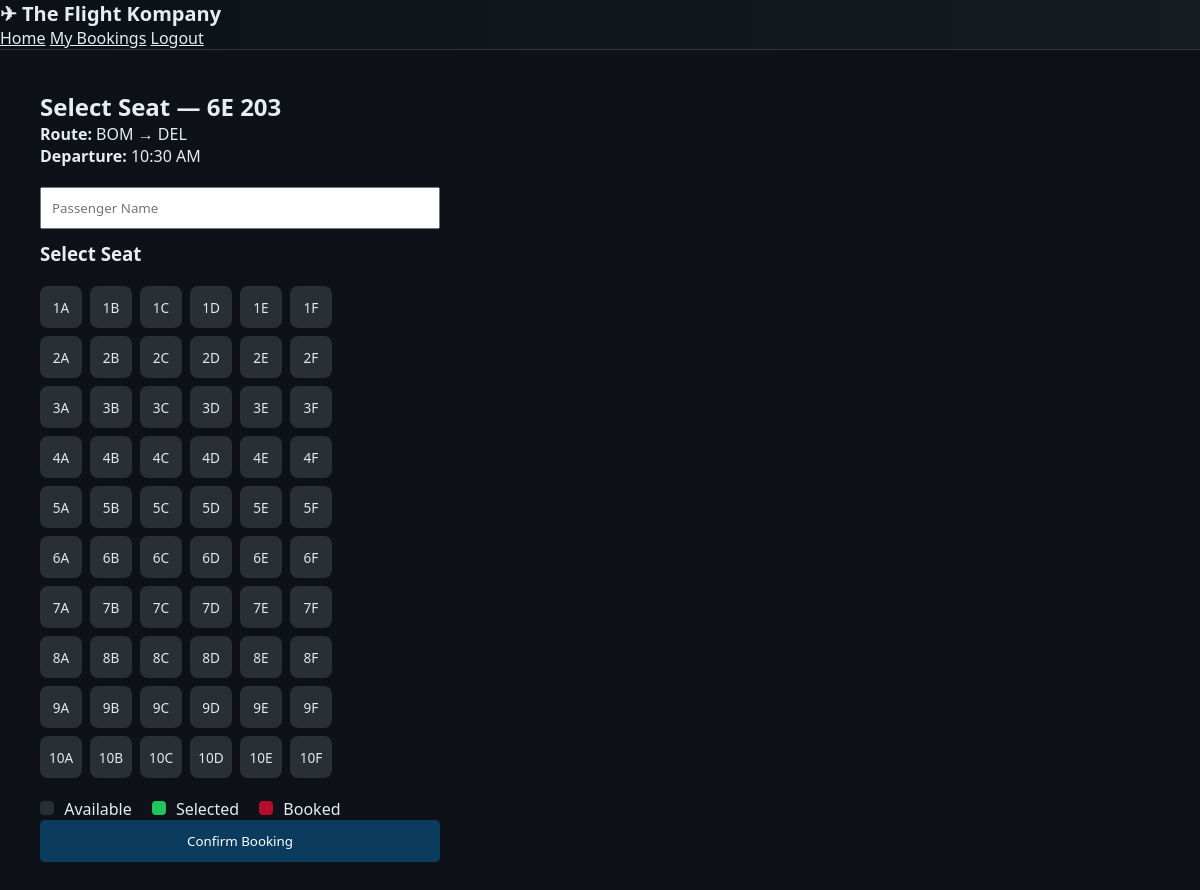
Page /book/1 (signed in) on the committed database.
### models/flight.py (models this page shows, shortened)
class Flight(db.Model):
    __tablename__ = "flight"
    id = db.Column(db.Integer, primary_key=True)
    flight_number = db.Column(db.String(20), nullable=False)
    source = db.Column(db.String(10), nullable=False)
    destination = db.Column(db.String(10), nullable=False)
    departure_time = db.Column(db.String(20), nullable=False)
    departure_date = db.Column(db.Date, nullable=False, default=date.today)
    base_fare = db.Column(db.Integer, nullable=False)
    pricing_tier = db.Column(db.String(20), default="economy")
    total_seats = db.Column(db.Integer, nullable=False)
    available_seats = db.Column(db.Integer, nullable=False)
    demand_level = db.Column(db.String(20), default="medium")

### routes/bookings.py (the view, shortened to what this page needs)
@bookings_bp.route("/book/<int:flight_id>", methods=["GET", "POST"])
@login_required
def book_flight(flight_id):
    flight = Flight.query.get_or_404(flight_id)
    booked_seats = [
        b.seat_number for b in
        Booking.query.filter_by(flight_id=flight.id).all()
    ]
    return render_template(
        "book.html",
        flight=flight,
        booked_seats=booked_seats,
        price = calculate_dynamic_price(
            base_fare=flight.base_fare,
            available_seats=flight.available_seats,
            total_seats=flight.total_seats,
            departure_time=flight.departure_time,
            demand_level="medium",
            pricing_tier=flight.pricing_tier
        )
    )

### app.py (called while the page is built)
def create_app():
    app = Flask(__name__)
    app.config.from_object(Config)
    db.init_app(app)
    login_manager.init_app(app)
    from models.user import User
    @login_manager.user_loader
    def load_user(user_id):
        return User.query.get(int(user_id))
    from models.user import User
    from routes.main import main_bp
    from routes.auth import auth_bp
    from routes.flights import flights_bp
    from routes.bookings import bookings_bp
    from routes.admin import admin_bp
    app.register_blueprint(main_bp)
    app.register_blueprint(auth_bp)
    app.register_blueprint(flights_bp)
    app.register_blueprint(bookings_bp)
    app.register_blueprint(admin_bp)
    with app.app_context():
        os.makedirs("database", exist_ok=True)
        db.create_all()
    return app

### templates/book.html (shortened to what this page needs)
{% extends "base.html" %} {% block title %}Seat Selection{% endblock %} {% block
content %}
<h2>Select Seat — {{ flight.flight_number }}</h2>
<p><strong>Route:</strong> {{ flight.source }} → {{ flight.destination }}</p>
<p><strong>Departure:</strong> {{ flight.departure_time }}</p>
<form method="POST" class="booking-form">
  <input type="text" name="name" placeholder="Passenger Name" required />
  <h3>Select Seat</h3>
  <div class="seat-map">
    {% for row in range(1, 11) %}
    <div class="seat-row">
      {% for col in ["A","B","C","D","E","F"] %} {% set seat = row|string + col
      %}
      <div
        class="seat {% if seat in booked_seats %}booked{% endif %}"
        data-seat="{{ seat }}"
      >
        {{ seat }}
      </div>
      {% endfor %}
    </div>
    {% endfor %}
  </div>
  <div class="seat-legend">
    <span><span class="legend available"></span> Available</span>
    <span><span class="legend selected"></span> Selected</span>
    <span><span class="legend booked"></span> Booked</span>
  </div>
  <button type="submit">Confirm Booking</button>
</form>
{% endblock %}

### static/css/style.css (style rules this page uses)
:root { --bg-main: #0e1117; --bg-card: #161b22; --text-main: #e6edf3; --text-muted: #9da7b3; --primary: #58a6ff; --accent: #f78166; --success: #2ea043; --danger: #f85149; }
* { margin: 0; padding: 0; box-sizing: border-box; font-family: "Segoe UI", sans-serif; }
body { background: var(--bg-main); color: var(--text-main); }
.booking-form { max-width: 400px; margin-top: 20px; }
.booking-form input { width: 100%; padding: 10px; margin-bottom: 12px; }
.booking-form button { padding: 12px; width: 100%; background: #0b3c5d; color: white; border: none; border-radius: 5px; }
.seat-map { margin: 20px 0; }
.seat-row { display: flex; gap: 8px; margin-bottom: 8px; }
.seat { width: 42px; height: 42px; background: #2a2f36; color: #e5e7eb; border-radius: 8px; display: flex; align-items: center; justify-content: center; cursor: pointer; font-size: 0.85rem; transition: all 0.2s ease; }
.seat-legend { display: flex; gap: 20px; margin-top: 15px; }
.legend { display: inline-block; width: 14px; height: 14px; border-radius: 4px; margin-right: 6px; }
.legend.available { background: #2a2f36; }
.legend.selected { background: #22c55e; }
.legend.booked { background: #b30d2b; }
button { transition: transform 0.15s ease, box-shadow 0.15s ease; }

### rows in the picture
Flight: flight_number "6E 203", source "BOM", destination "DEL", departure_time "10:30 AM"

### other values in the picture
{{ seat }} "1A" "1B" "1C" "1D" "1E" "1F" "2A" "2B" "2C" "2D" "2E" "2F" "3A" "3B" "3C" "3D" "3E" "3F" "4A" "4B" "4C" "4D" "4E" "4F" "5A" "5B" "5C" "5D" "5E" "5F" "6A" "6B" "6C" "6D" "6E" "6F" "7A" "7B" "7C" "7D" "7E" "7F" "8A" "8B" "8C" "8D" "8E" "8F" "9A" "9B" "9C" "9D" "9E" "9F" "10A" "10B" "10C" "10D" "10E" "10F"
